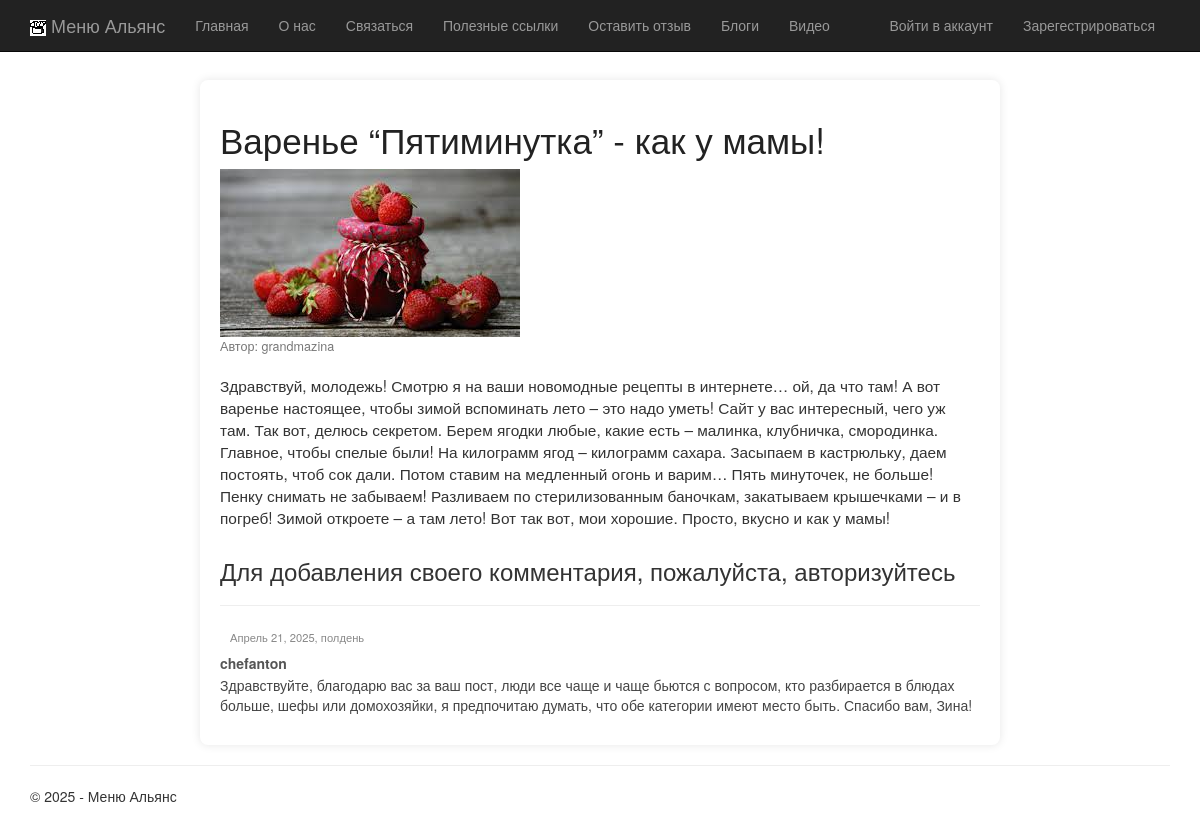
Screenshot of /blogpost/8/ with the database file from the repository.
### app/models.py (models this page shows, shortened)
class Blog(models.Model):
    title = models.CharField(max_length=100, verbose_name="Заголовок")
    description = models.TextField(verbose_name="Краткое содержание")
    content = models.TextField(verbose_name="Полное содержание")
    posted = models.DateTimeField(default=timezone.now, db_index=True, verbose_name="Опубликована")
    pub_date = models.DateTimeField(default=timezone.now, verbose_name="Дата публикации")
    image = models.FileField(default = 'temp.jpg', verbose_name = "Путь")
    author = models.ForeignKey(User, on_delete=models.CASCADE, verbose_name="Автор", blank=True, null=True)
    class Meta:
        db_table = "Posts"
        ordering = ["-posted"]
        verbose_name = "статья блога"
        verbose_name_plural = "статьи блога"

class Comment(models.Model):
    post = models.ForeignKey(Blog, on_delete=models.CASCADE, verbose_name="Статья")
    text = models.TextField(verbose_name = "Текст комментария")
    date = models.DateTimeField(default = timezone.now, verbose_name = "Дата комментария")
    author = models.ForeignKey(User, on_delete=models.CASCADE, verbose_name="Автор", blank=True, null=True)
    class Meta:
        db_table = "Comments"
        verbose_name = "комментарий"
        verbose_name_plural = "комментарии"

### app/views.py (the view)
# urls.py: path('blogpost/<int:parametr>/', views.blogpost, name='blogpost'),
def blogpost(request, parametr):
    assert isinstance(request, HttpRequest)
    post1 = get_object_or_404(Blog, id=parametr)
    comments = Comment.objects.filter(post=post1).order_by('-date')
    if request.method == "POST":
        form = CommentForm(request.POST)
        if form.is_valid():
            comment = form.save(commit=False)
            comment.post = post1
            comment.author = request.user
            comment.date = datetime.now()
            comment.save()
            return redirect('blogpost', parametr=post1.id)
    else:
        form = CommentForm()
    context = {
        'post1': post1,
        'year': datetime.now().year,
        'comments': comments,
        'form': form,
    }
    return render(request, 'app/blogpost.html', context)

### app/templates/app/blogpost.html (shortened to what this page needs)
{% extends "app/layout.html" %}
{% block content %}
<div class="blogpost-container">
<h2 class="blogpost-title"> {{post1.title}} </h2>
<img src="{{post1.image.url}}" alt="{{ blog.title }}" style="max-width: 300px;">
<p class="blogpost-date"> Автор: {{ post1.author.username }} </p>
<p class="blogpost-content"> {{post1.content|linebreaksbr}} </p>
{% if user.is_authenticated %}
<h4>Добавить комментарий</h4>
<form method="POST" class="comment-field">
    {% csrf_token %}
    <div>
        {{form.as_p}}
        <button type="submit" class="commentbtn"> Отправить комментарий </button>
    </div>
</form>
{% else %}
<h3> Для добавления своего комментария, пожалуйста, авторизуйтесь </h3>
{% endif %}
{% for comment in comments %}
<hr />
<div class="comment-list">
<h7 class="comment-date"> {{comment.date}} </h7>
<h5 class="comment-author"> {{comment.author}} </h5>
<p class="comment-content"> {{comment.text|linebreaksbr}} </p>
    </div>
{% endfor %}
    </div>
{% endblock %}

### app/static/app/content/site.css (style rules this page uses)
body { padding-top: 80px; padding-bottom: 20px; }
.blogpost-container { max-width: 800px; margin: 0 auto; background-color: #fff; padding: 20px; border-radius: 8px; box-shadow: 0 0 10px rgba(0, 0, 0, 0.1); }
.blogpost-title { font-size: 2.5em; margin-bottom: 10px; color: #222; }
.blogpost-date { font-size: 0.9em; color: #777; margin-bottom: 20px; }
.blogpost-content { font-size: 1.1em; margin-bottom: 30px; }
.comment-list { margin-top: 20px; list-style: none; padding: 0; }
.comment-author { font-weight: bold; margin-bottom: 5px; color: #555; }
.comment-date { font-size: 0.8em; color: #888; margin-left: 10px; }
.comment-content { font-size: 1em; line-height: 1.4; color: #444; }

### rows the page displays
Blog: title "Варенье “Пятиминутка” - как у мамы!", image (picture), author.username "grandmazina", content "Здравствуй, молодежь! Смотрю я на ваши новомодные рецепты в интернете… ой, да что там! А вот варенье настоящее, чтобы зимой вспоминать лето – это надо уметь! Сайт у вас интересный, чего уж там. Так вот, делюсь секретом. Берем ягодки любые, какие есть – малинка, клубничка, смородинка. Главное, чтобы спелые были! На килограмм ягод – килограмм сахара. Засыпаем в кастрюльку, даем постоять, чтоб сок дали. Потом ставим на медленный огонь и варим… Пять минуточек, не больше! Пенку снимать не забываем! Разливаем по стерилизованным баночкам, закатываем крышечками – и в погреб! Зимой откроете – а там лето! Вот так вот, мои хорошие. Просто, вкусно и как у мамы!"
Comment: date "Апрель 21, 2025, полдень", author "chefanton", text "Здравствуйте, благодарю вас за ваш пост, люди все чаще и чаще бьются с вопросом, кто разбирается в блюдах больше, шефы или домохозяйки, я предпочитаю думать, что обе категории имеют место быть. Спасибо вам, Зина!"
